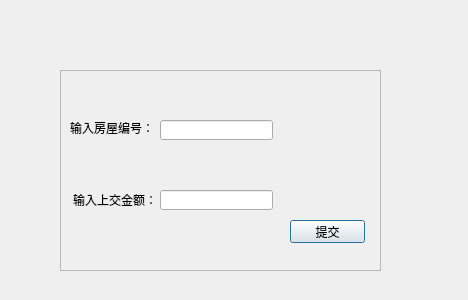
<?xml version="1.0" encoding="UTF-8"?>
<ui version="4.0">
 <class>updatarepay</class>
 <widget class="QDialog" name="updatarepay">
  <property name="geometry">
   <rect>
    <x>0</x>
    <y>0</y>
    <width>468</width>
    <height>300</height>
   </rect>
  </property>
  <property name="windowTitle">
   <string>Dialog</string>
  </property>
  <widget class="QFrame" name="frame">
   <property name="geometry">
    <rect>
     <x>60</x>
     <y>70</y>
     <width>321</width>
     <height>201</height>
    </rect>
   </property>
   <property name="frameShape">
    <enum>QFrame::StyledPanel</enum>
   </property>
   <property name="frameShadow">
    <enum>QFrame::Raised</enum>
   </property>
   <widget class="QPushButton" name="pushButton">
    <property name="geometry">
     <rect>
      <x>230</x>
      <y>150</y>
      <width>75</width>
      <height>23</height>
     </rect>
    </property>
    <property name="text">
     <string>提交</string>
    </property>
   </widget>
   <widget class="QLabel" name="label">
    <property name="geometry">
     <rect>
      <x>10</x>
      <y>50</y>
      <width>81</width>
      <height>16</height>
     </rect>
    </property>
    <property name="text">
     <string>输入房屋编号：</string>
    </property>
   </widget>
   <widget class="QLabel" name="label_2">
    <property name="geometry">
     <rect>
      <x>13</x>
      <y>120</y>
      <width>81</width>
      <height>20</height>
     </rect>
    </property>
    <property name="text">
     <string>输入上交金额：</string>
    </property>
   </widget>
   <widget class="QLineEdit" name="lineEdit">
    <property name="geometry">
     <rect>
      <x>100</x>
      <y>50</y>
      <width>113</width>
      <height>20</height>
     </rect>
    </property>
   </widget>
   <widget class="QLineEdit" name="lineEdit_2">
    <property name="geometry">
     <rect>
      <x>100</x>
      <y>120</y>
      <width>113</width>
      <height>20</height>
     </rect>
    </property>
   </widget>
  </widget>
 </widget>
 <resources/>
 <connections/>
</ui>
